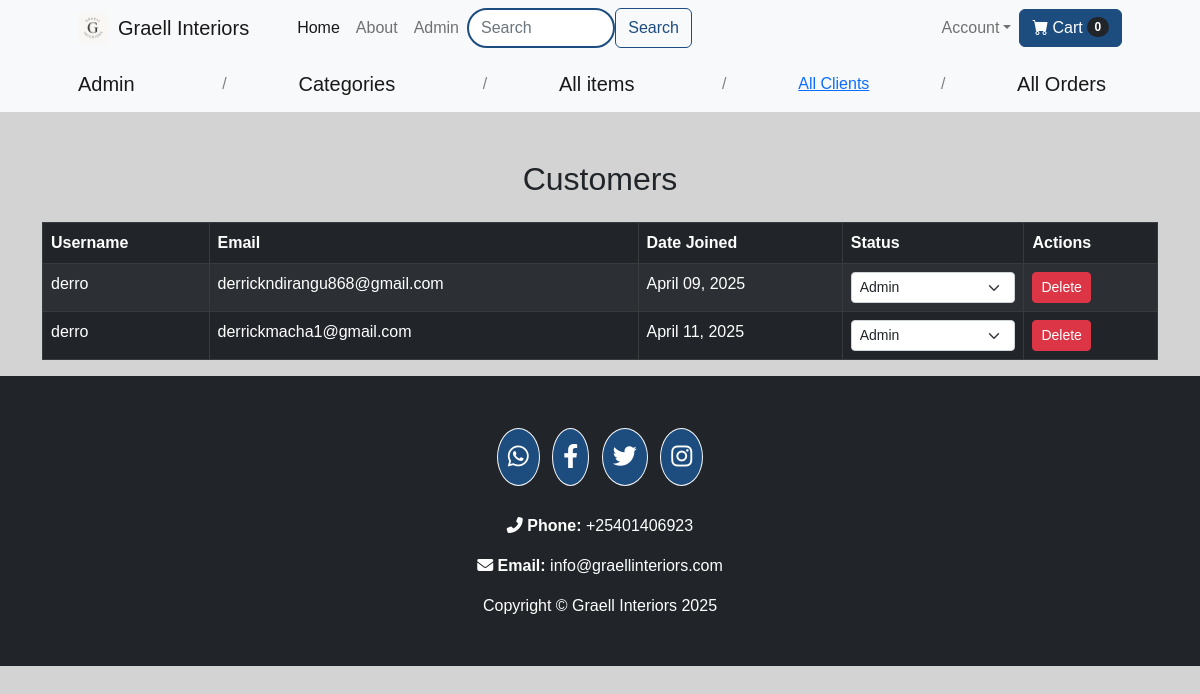
Page /customers (signed in) on the committed database.
### website/models.py (models this page shows, shortened)
class Customer(db.Model, UserMixin):
    id = db.Column(db.Integer, primary_key=True)
    email = db.Column(db.String(100), unique=True)
    status = db.Column(db.String(100))
    username = db.Column(db.String(100))
    password_hash = db.Column(db.String(150))
    date_joined = db.Column(db.DateTime(), default=datetime.utcnow)
    cart_items = db.relationship('Cart', backref=db.backref('customer', lazy=True))
    orders = db.relationship('Order', backref=db.backref('customer', lazy=True))
    @property
    def password(self):
        raise AttributeError('Password is not a readable Attribute')

### website/admin.py (the view)
@admin.route('/customers')
@login_required
def display_customers():
    if current_user.status == 'admin':
        customers = Customer.query.all()
        return render_template('customers.html', customers=customers)
    return render_template('404.html')

### website/templates/customers.html (shortened to what this page needs)
{% extends 'base.html' %}
{% block content %}
    <div class="row">
        <div class="col-md-12">
            <div class="info">
                      <nav class="navbar navbar-expand-lg navbar-light bg-light">
            <div class="container px-4 px-lg-5">
                 {% if current_user.status == 'admin' %}
                <a class="navbar-brand" href="/">Admin</a>
                 {% endif %}/ <a class="navbar-brand " href="/category-items">Categories</a>/  <a class="navbar-brand " href="/shop-items">All items</a>/  <a class="navbar-brand{% if request.path == '/customers' %}active{% endif %}" href="/customers">All Clients</a>/ <a class="navbar-brand" href="/view-orders">All Orders</a>
                </div>
            </nav>
            </div>
            </div>
        </div>
<div class="container mt-5">
    <h2 class="text-center text-dark mb-4">Customers</h2>
    <div class="table-responsive">
        <table class="table table-dark table-striped table-bordered">
            <thead>
                <tr>
                    <th scope="col">Username</th>
                    <th scope="col">Email</th>
                    <th scope="col">Date Joined</th>
                    <th scope="col">Status</th>
                    <th scope="col">Actions</th>
                </tr>
            </thead>
            <tbody>
                {% for customer in customers %}
                <tr>
                    <td>{{ customer.username }}</td>
                    <td>{{ customer.email }}</td>
                    <td>{{ customer.date_joined.strftime('%B %d, %Y') }}</td>
              <td>
    <select class="form-select form-select-sm role-select" data-id="{{ customer.id }}">
        <option value="admin" {% if customer.status == 'admin' %}selected{% endif %}>Admin</option>
    </select>
</td>
                    <td>
                        <div class="d-flex">
                            <a href="/delete-customer/{{ customer.id }}" class="btn btn-danger btn-sm"
                               onclick="return confirm('Are you sure you want to delete this client?')">Delete</a>
                        </div>
                    </td>
                </tr>
                {% endfor %}
            </tbody>
        </table>
    </div>
</div>
{% endblock %}

### website/templates/base.html (style rules this page uses)
body, .form-label, .card-body { color: #333333; }
body { background-color: lightgrey; font-family: 'Ubuntu', sans-serif; }

### rows in the picture
Customer: username "derro", email "derrickndirangu868@gmail.com", date_joined "April 09, 2025", status+id "Admin"
Customer: username "derro", email "derrickmacha1@gmail.com", date_joined "April 11, 2025", status+id "Admin"

### other values in the picture
{{ cart | length if cart | length > 0 else 0 }} "0"
